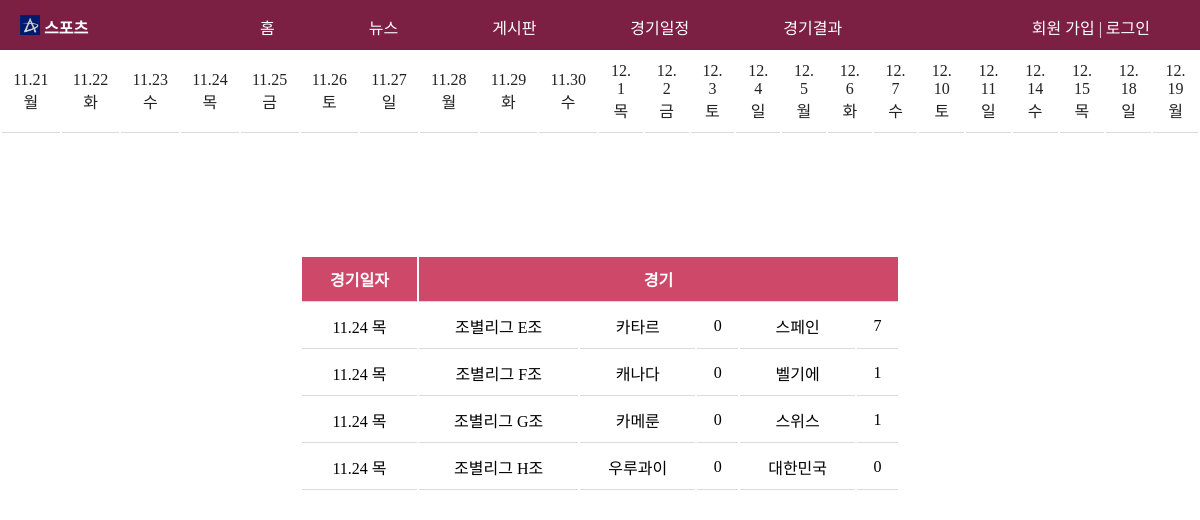
/schedule_4.php, run on the app's committed database.
### tables this page shows
create table result (
	  day  varchar(10) not null
	, league char(20) not null
  	, A_name char(20)
  	, A_goal int
  	, B_name char(20)
  	, B_goal int
  );

### schedule_4.php (the view, shortened to what this page needs)
<!doctype html>
<html>
  <head>
 <link rel="stylesheet" type="text/css" href="./css/common2.css">
 <link rel="stylesheet" type="text/css" href="./css/schedule.css">
  </head>
  <body>
    <header>
        <?php include "header.php";?>
    </header>
    <table>
    <tr>
    <td><a href="schedule_1.php">11.21 월</a></td>
    <td><a href="schedule_2.php">11.22 화</a></td>
    <td><a href="schedule_3.php">11.23 수</a></td>
    <td><a href="schedule_4.php">11.24 목</a></td>
    <td><a href="schedule_5.php">11.25 금</a></td>
    <td><a href="schedule_6.php">11.26 토</a></td>
    <td><a href="schedule_7.php">11.27 일</a></td>
    <td><a href="schedule_8.php">11.28 월</a></td>
    <td><a href="schedule_9.php">11.29 화</a></td>
    <td><a href="schedule_10.php">11.30 수</a></td>
    <td><a href="schedule_11.php">12. 1 목</a></td>
    <td><a href="schedule_12.php">12. 2 금</a></td>
    <td><a href="schedule_13.php">12. 3 토</a></td>
    <td><a href="schedule_14.php">12. 4 일</a></td>
    <td><a href="schedule_15.php">12. 5 월</a></td>
    <td><a href="schedule_16.php">12. 6 화</a></td>
    <td><a href="schedule_17.php">12. 7 수</a></td>
    <td><a href="schedule_18.php">12. 10 토</a></td>
    <td><a href="schedule_19.php">12. 11 일</a></td>
    <td><a href="schedule_20.php">12. 14 수</a></td>
    <td><a href="schedule_21.php">12. 15 목</a></td>
    <td><a href="schedule_22.php">12. 18 일</a></td>
    <td><a href="schedule_23.php">12. 19 월</a></td>
  </tr>
    </table>
        <table class = "down">
        <tr class = "dr">
          <th>경기일자</th>
          <th colspan = "5">경기</th>
        </tr>
        <?php
          $jb_conn = mysqli_connect('localhost', 'root', '', 'worldcup' );
          $jb_sql = "SELECT * FROM result where day = '11.24 목';";
          $jb_result = mysqli_query( $jb_conn, $jb_sql );
          while( $jb_row = mysqli_fetch_array( $jb_result ) ) {
            echo '<tr><td>'
            . $jb_row[ 'day' ]
            . '</td><td>'
            . $jb_row[ 'league' ]
            . '</td><td>'
            . $jb_row[ 'A_name' ]
            . '</td><td>'
            . $jb_row[ 'A_goal' ]
            . '</td><td>'
            . $jb_row[ 'B_name' ]
            . '</td><td>'
            . $jb_row[ 'B_goal' ]
            . '</td></tr>';
         }
        ?>
  </body>
</html>

### css/common2.css (style rules this page uses)
* { padding: 0; margin: 0; }
a { display: inline-block; text-decoration: none; }
a:link { color: #222222; }

### css/schedule.css (style rules this page uses)
table { width: 100%; }
th, td { padding: 10px; border-bottom: 1px solid #dadada; }
td { text-align : center; }
.down { margin-left: auto; margin-right: auto; margin-top : 10%; width : 50%; background-color : white; }
.dr { color: #fff; background: #ce4869 ; align : center; }

### data on the page
result: day "11.24 목", league "조별리그 E조", A_name "카타르", A_goal "0", B_name "스페인", B_goal "7"
result: day "11.24 목", league "조별리그 F조", A_name "캐나다", A_goal "0", B_name "벨기에", B_goal "1"
result: day "11.24 목", league "조별리그 G조", A_name "카메룬", A_goal "0", B_name "스위스", B_goal "1"
result: day "11.24 목", league "조별리그 H조", A_name "우루과이", A_goal "0", B_name "대한민국", B_goal "0"
